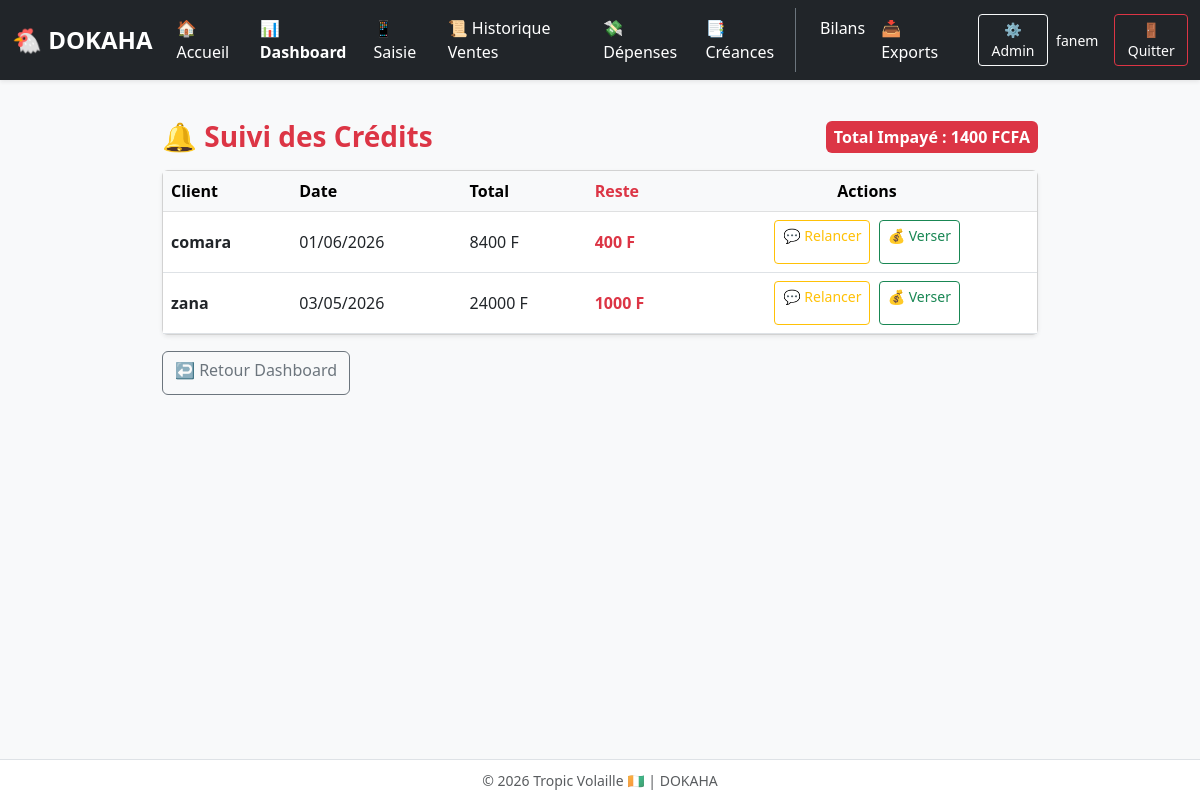
The app's page /credits/ (signed in), older data.
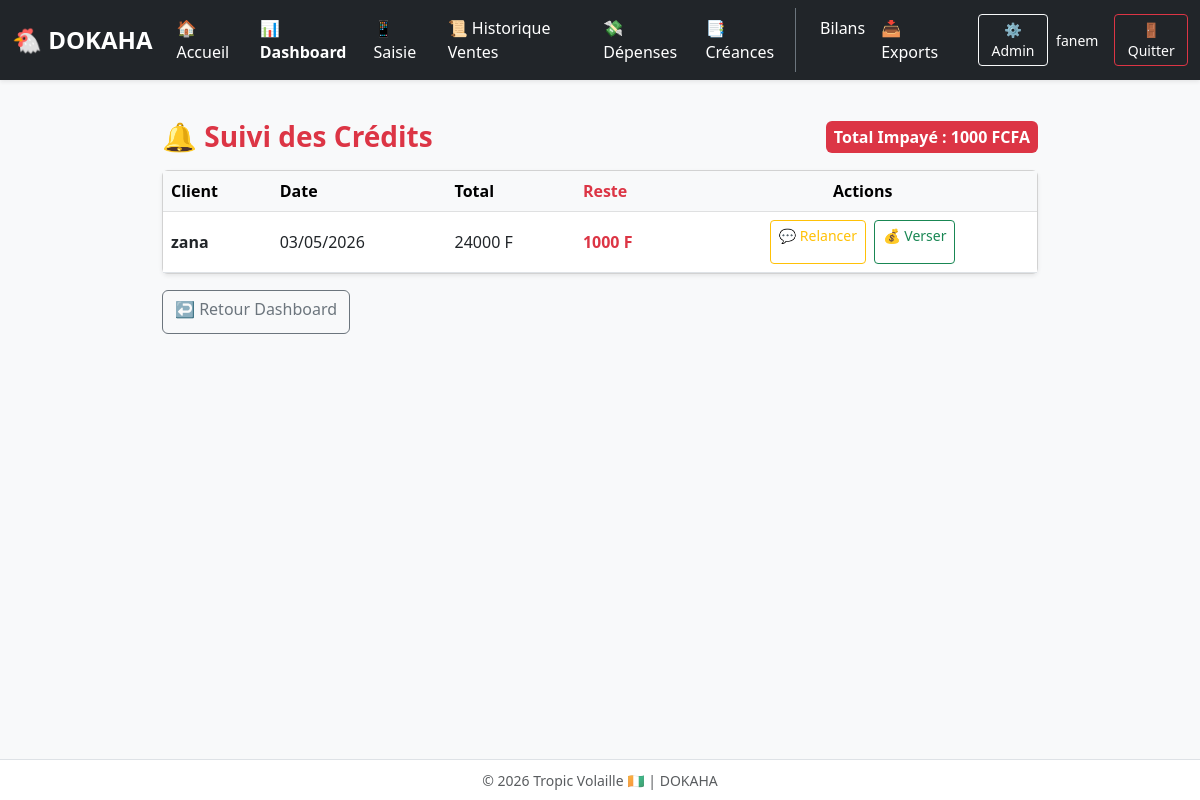
The same page, newer data.
### gestion/models.py (models this page shows, shortened)
class Vente(models.Model):
    poulailler = models.ForeignKey(Poulailler, on_delete=models.SET_NULL, null=True, blank=True, verbose_name="Bâtiment")
    date = models.DateField(verbose_name="Date")
    client = models.CharField(max_length=100, blank=True, null=True, verbose_name="Client")
    type_vente = models.CharField(
        max_length=20,
        choices=[('oeufs', '🥚 Œufs'), ('poules', '🐔 Poules'), ('autres', '📦 Autres')],
        default='oeufs'
    )
    plateaux = models.IntegerField(default=0)
    unites = models.IntegerField(default=0)
    prix_plateau = models.DecimalField(max_digits=10, decimal_places=2, default=0)
    montant_total = models.DecimalField(max_digits=10, decimal_places=2, default=0)
    paye = models.BooleanField(default=True)
    montant_paye = models.DecimalField(max_digits=10, decimal_places=2, default=0, verbose_name="Montant payé (FCFA)")
    montant_restant = models.DecimalField(max_digits=10, decimal_places=2, default=0, verbose_name="Reste à payer (FCFA)")
    mode_paiement = models.CharField(
        max_length=20,
        default='comptant',
        choices=[('comptant', '💵 Comptant'), ('credit', '📝 Crédit'), ('mobile', '📱 Mobile Money'), ('cheque', '🧾 Chèque')],
        verbose_name="Mode de paiement"
    )
    plateaux = models.IntegerField(default=0, verbose_name='Nombre de plateaux (30 œufs)')
    reste_oeufs = models.IntegerField(default=0, verbose_name='Œufs restants (0-29)')
    class Meta:
        verbose_name = "Vente"
        verbose_name_plural = "Ventes"
        ordering = ['-date']

### gestion/views.py (the view)
# urls.py: path('credits/', views.credits_list, name='credits_list'),
@login_required
def credits_list(request):
    from .models import Vente
    from django.db.models import Sum
    from django.shortcuts import render
    creances = Vente.objects.filter(paye=False, montant_restant__gt=0).order_by('-date')
    total = creances.aggregate(total=Sum('montant_restant'))['total'] or 0
    return render(request, 'gestion/credits_list.html', {'creances': creances, 'total_credits': total})

### gestion/templates/gestion/credits_list.html
{% extends "gestion/base.html" %}
{% block content %}
<div class="container mt-4" style="max-width:900px">
    <div class="d-flex justify-content-between align-items-center mb-3">
        <h3 class="fw-bold text-danger mb-0">🔔 Suivi des Crédits</h3>
        <span class="badge bg-danger fs-6 p-2">Total Impayé : {{ total_credits|floatformat:0 }} FCFA</span>
    </div>
    <div class="card shadow-sm">
        <div class="table-responsive">
            <table class="table table-hover align-middle mb-0">
                <thead class="table-light"><tr><th>Client</th><th>Date</th><th>Total</th><th class="text-danger fw-bold">Reste</th><th class="text-center">Actions</th></tr></thead>
                <tbody>
                    {% for c in creances %}
                    <tr>
                        <td class="fw-bold">{{ c.client|default:"Inconnu" }}</td>
                        <td>{{ c.date|date:"d/m/Y" }}</td>
                        <td>{{ c.montant_total|floatformat:0 }} F</td>
                        <td class="fw-bold text-danger">{{ c.montant_restant|floatformat:0 }} F</td>
                        <td class="text-center">
                            <a href="{% url 'credits_relance' c.id %}" class="btn btn-sm btn-outline-warning me-1">💬 Relancer</a>
                            <a href="{% url 'credits_paiement' c.id %}" class="btn btn-sm btn-outline-success">💰 Verser</a>
                        </td>
                    </tr>
                    {% empty %}
                    <tr><td colspan="5" class="text-center py-4 text-muted">🎉 Aucune créance en attente !</td></tr>
                    {% endfor %}
                </tbody>
            </table>
        </div>
    </div>
    <div class="mt-3"><a href="/dashboard/" class="btn btn-outline-secondary">↩️ Retour Dashboard</a></div>
</div>
{% endblock %}

Row changes from the older to the newer data that the page shows:
removed Vente: client "comara", date "01/06/2026", montant_total "8400", montant_restant "400"
Text that changed along with them:
{{ total_credits|floatformat:0 }}: "1400" → "1000"
